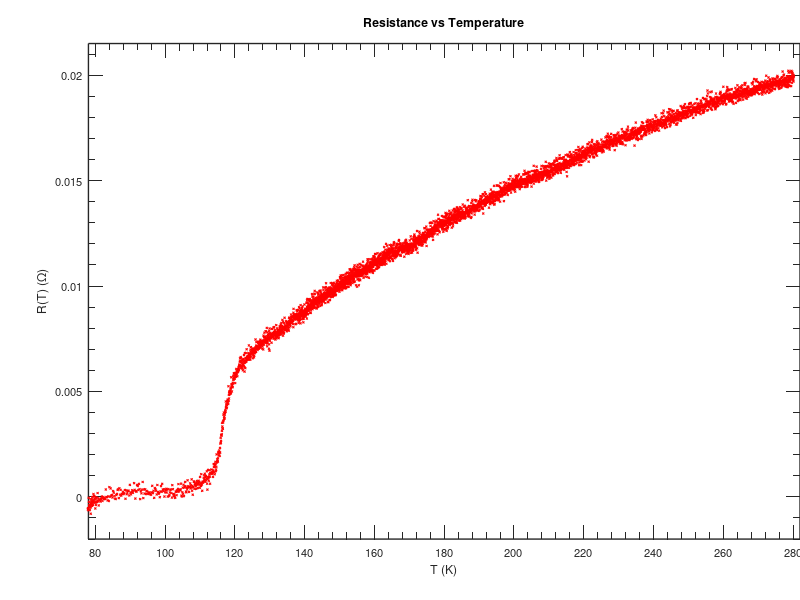

Here is the MATLAB script that generated this plot:
% Plot the data for the fast heating of the superconductor
clear; close all; clc;

% import data
fastR=importdata('fastHeatR.csv');
fastV=importdata('fastHeatV.csv');

% Convert voltage to temperature
Voff=0.000366;
Vo=0.460024;
a0=-0.002698;
fastT=(fastV+Voff-Vo)./a0+273;

% initialize time array
time=linspace(0,100,length(fastR));

%%%%%% Make a publication quality plot %%%%%%
% Choose the size of the final figure
Units='Centimeters';
figWidth=8.5;
figHeight=7;

% Create a figure window with the correct size
ff=figure('Units',Units,'Position',[10 10 figWidth figHeight]);

% Plot the data
% Create a line at First deviation and zero resistance
% ymin=-2e-3;ymax=25e-3;
% y1=linspace(ymin,ymax);
% y2=linspace(ymin,ymax);
% x1=120;x2=108;
% pp=plot(fastT,fastR,'k.',x1,y1,'r-',x2,y2,'b-');
pp = plot(fastT, fastR, 'r.')

% Create text to label the lines on the plot
% s1=sprintf('First \nDeviation');
% s2=sprintf('Zero \nResistance');
% text(130,2.5e-3,s1);
% text(85,15e-3,s2);

% Set the lineseries visual properties
set(pp(1),'MarkerSize',1.5,'Marker','x', 'MarkerFaceColor','r');  % Make the dots a bit bigger
% set(pp(2),'LineWidth',1);  % Make the First Transition line thicker
% set(pp(3),'LineWidth',1);  % Make the Zero Resistance line thicker

% Set the plot limits and put on labels
ymin=-2e-3;ymax=0.0215;
axis([78 282 ymin ymax])
title('Resistance vs Temperature')
xlabel('T (K)')
ylabel('R(T) (\Omega)')

% get a handle to the axes and set the axes visual properties
aa=gca;

% Make the ticks a little longer and set the minor ticks
% to display
% Fill Array with tick marks
%m=1;
%M=((280-80)/10)+2;
%xTick=zeros(1,M);
%while m<M
%    r=80+10*(m-1);
%    if rem(r,20)==0
%        xTick(m)=80+10*(m-1);
%    end
%    m=m+1;
%end

%n=1;
%N=length(xTick);
%while n<=N
%    if xTick(n)~=0
%        xTick(n)=xTick(n);
%    end
%end

% Set ticks
set(aa,'LineWidth',1,...
    'TickLength',get(aa,'TickLength')*2,...
    'FontSize',8,...    % Set the font for the axes
    'XTick',[80 100 120 140 160 180 200 220 240 260 280],...%xTick(1:end-1),...
    'XMinorTick','On',...
    'YMinorTick','On')

% Put in a legend
%legend('Temperature','First Deviation','Zero Resistance','Location','NorthWest')
%%%%%%%% NOTE THAT THE LEGEND COMMAND IS NOT WORKING PROPERLY FOR PLOTTING
%%%%%%%% MULTIPLE LINES

% Set the output size for the figure.
% DO THIS LAST because the margins depend on font size, etc.
set(aa,'Units',Units,'OuterPosition',[0 0 figWidth figHeight])

% Calculate where the axes box should be placed inside the
% figure (using information from 'TightInset').
newPos=get(aa,'OuterPosition')-...
    get(aa,'TightInset')*[-1 0 1 0; 0 -1 0 1; 0 0 1 0; 0 0 0 1];

% The 'Position' property describes the rectangle
% around the plotted data. Set the position of
% the axes within the figure.
set(aa,'Position',newPos)
